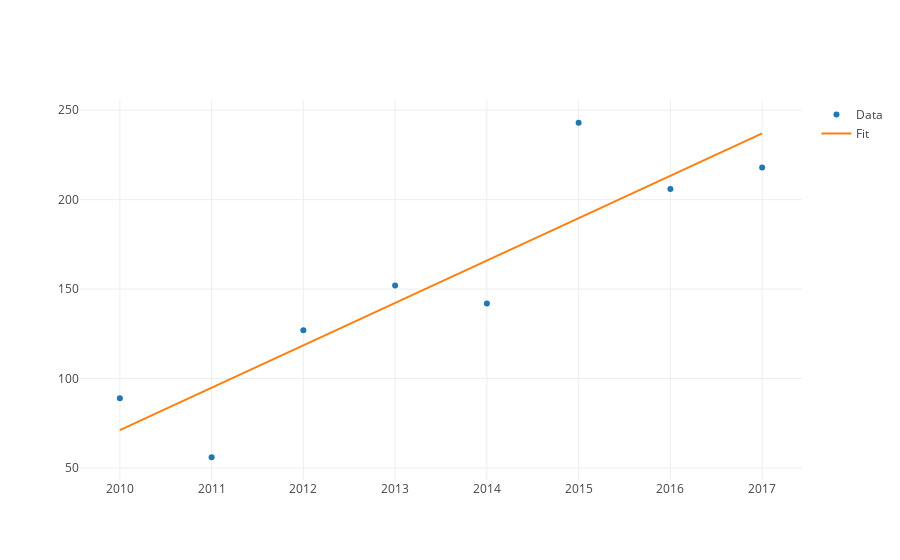

The notebook cell saved with this chart:
### Code cell
df_eu_grtr_2010 = df_aantal_succes_pj_eu[df_aantal_succes_pj_eu.index >= 2010]


xi = df_eu_grtr_2010.index
y = df_eu_grtr_2010.values

slope, intercept, r_value, p_value, std_err = stats.linregress(xi,y)
line = slope*xi+intercept


trace1 = go.Scatter(
                  x=xi,
                  y=y,
                  mode='markers',
                  name='Data'
                  )
trace2 = go.Scatter(
                  x=xi,
                  y=line,
                  mode='lines',
                  name='Fit'
                  )
iplot([trace1,trace2])

### Figure 1 — Plotly figure (JSON) as saved in the notebook; plotly's stock layout.template omitted (floating-point values rounded to 4 significant figures)
{"data": [{"mode": "markers", "name": "Data", "type": "scatter", "uid": "1f95659e-e63f-4ff7-8d3e-5aa5f9e95ae2", "x": [2010, 2011, 2012, 2013, 2014, 2015, 2016, 2017], "y": [89, 56, 127, 152, 142, 243, 206, 218]}, {"mode": "lines", "name": "Fit", "type": "scatter", "uid": "491b43fc-0180-4ef4-8d5c-13f94bdc1520", "x": [2010, 2011, 2012, 2013, 2014, 2015, 2016, 2017], "y": [71.17, 94.87, 118.6, 142.3, 166.0, 189.7, 213.4, 237.1]}], "layout": {}}
